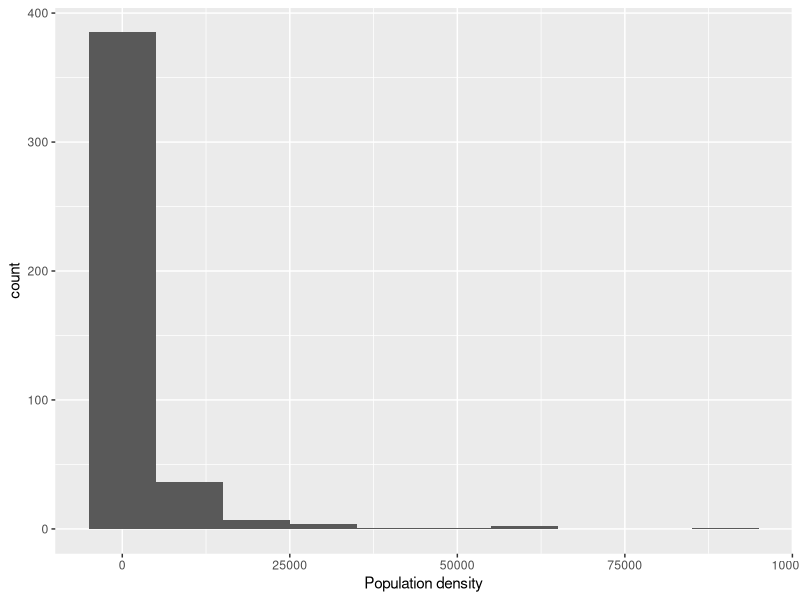

The R script that drew this image:
## ---- chunk 1
#| label: load-packages
#| message: false

library(tidyverse)
library(viridis)
## ---- chunk 2
view(midwest)
## ---- chunk 3
ggplot(data = midwest, 
       mapping = aes(x = popdensity)) +
  geom_histogram(alpha = 1, binwidth = 10000) + 
  labs(
    x = "Population density",
    y = "count"
  )
